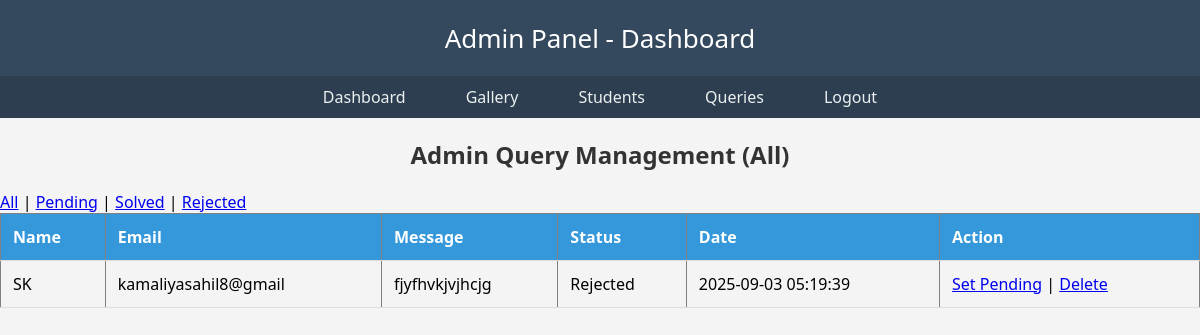
Screenshot of /admin/query_list.php?status=All (signed in) with the database file from the repository.
### tables this page shows
CREATE TABLE `queries` (
  `id` int(11) NOT NULL,
  `name` varchar(100) DEFAULT NULL,
  `email` varchar(100) DEFAULT NULL,
  `subject` varchar(255) DEFAULT NULL,
  `message` text DEFAULT NULL,
  `status` varchar(50) DEFAULT 'pending',
  `created_at` timestamp NOT NULL DEFAULT current_timestamp()
);

### admin/query_list.php (the view, shortened to what this page needs)
<?php
require 'connection.php';
$status = isset($_GET['status']) ? $_GET['status'] : 'Pending';
if($status=='All'){
  $result = mysqli_query($conn,"SELECT * FROM queries ORDER BY created_at DESC");
}else{
  $result = mysqli_query($conn,"SELECT * FROM queries WHERE status='$status' ORDER BY created_at DESC");
}
?>
<?php include 'header.php'; ?>
<h2>Admin Query Management (<?php echo $status; ?>)</h2>
<a href="query_list.php?status=All">All</a> |
<a href="query_list.php?status=Pending">Pending</a> |
<a href="query_list.php?status=Solved">Solved</a> |
<a href="query_list.php?status=Rejected">Rejected</a>
<table border="1" cellpadding="10">
<tr><th>Name</th><th>Email</th><th>Message</th><th>Status</th><th>Date</th><th>Action</th></tr>
<?php while($q=mysqli_fetch_assoc($result)){ ?>
<tr>
<td><?php echo $q['name']; ?></td>
<td><?php echo $q['email']; ?></td>
<td><?php echo $q['message']; ?></td>
<td><?php echo $q['status']; ?></td>
<td><?php echo $q['created_at']; ?></td>
<td>
<?php if($q['status']=='Pending'){ ?>
<a href="update_query.php?id=<?php echo $q['id']; ?>&status=Solved">Solve</a> |
<a href="update_query.php?id=<?php echo $q['id']; ?>&status=Rejected">Reject</a>
<?php } else { ?>
<a href="update_query.php?id=<?php echo $q['id']; ?>&status=Pending">Set Pending</a>
<?php } ?>
| <a href="delete_query.php?id=<?php echo $q['id']; ?>">Delete</a>
</td></tr>
<?php } ?>
</table>

### admin/style.css (style rules this page uses)
body { margin: 0; font-family: 'Segoe UI', sans-serif; background-color: #f4f4f4; }
h2 { text-align: center; color: #333; }
table { width: 100%; border-collapse: collapse; }
th, td { padding: 12px; text-align: left; border-bottom: 1px solid #ddd; }
th { background-color: #3498db; color: white; }

### rows the page displays
queries: name "SK", email "kamaliyasahil8@gmail", message "fjyfhvkjvjhcjg", status "Rejected", created_at "2025-09-03 05:19:39"

### other values shown
$status "All"
